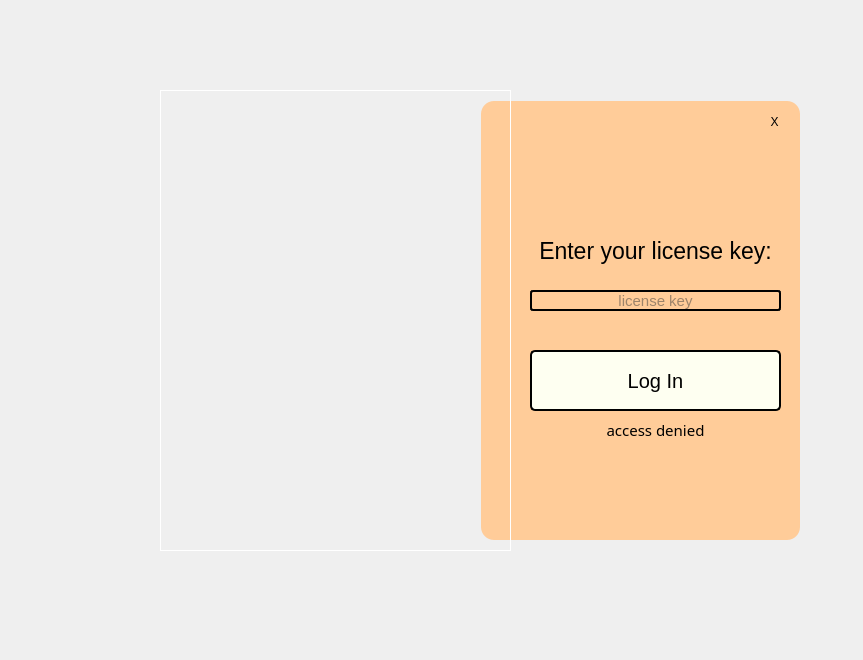
<?xml version="1.0" encoding="UTF-8"?>
<ui version="4.0">
 <class>Form</class>
 <widget class="QWidget" name="Form">
  <property name="geometry">
   <rect>
    <x>0</x>
    <y>0</y>
    <width>863</width>
    <height>660</height>
   </rect>
  </property>
  <property name="windowTitle">
   <string>Form</string>
  </property>
  <widget class="QWidget" name="widget" native="true">
   <property name="geometry">
    <rect>
     <x>70</x>
     <y>50</y>
     <width>771</width>
     <height>591</height>
    </rect>
   </property>
   <widget class="QLabel" name="left_back">
    <property name="geometry">
     <rect>
      <x>90</x>
      <y>40</y>
      <width>351</width>
      <height>461</height>
     </rect>
    </property>
    <property name="styleSheet">
     <string notr="true">border: 1px solid white;</string>
    </property>
    <property name="text">
     <string/>
    </property>
    <property name="pixmap">
     <pixmap>img/background-login.jpg</pixmap>
    </property>
    <property name="scaledContents">
     <bool>true</bool>
    </property>
   </widget>
   <widget class="QLabel" name="right_back">
    <property name="geometry">
     <rect>
      <x>410</x>
      <y>50</y>
      <width>321</width>
      <height>441</height>
     </rect>
    </property>
    <property name="font">
     <font>
      <pointsize>20</pointsize>
     </font>
    </property>
    <property name="styleSheet">
     <string notr="true">background-color: rgb(255, 204, 153);
border: 2px solid transparent;
border-radius: 14px;
</string>
    </property>
    <property name="text">
     <string/>
    </property>
   </widget>
   <widget class="QLabel" name="enter_your_label">
    <property name="geometry">
     <rect>
      <x>460</x>
      <y>160</y>
      <width>251</width>
      <height>81</height>
     </rect>
    </property>
    <property name="font">
     <font>
      <pointsize>17</pointsize>
      <italic>false</italic>
     </font>
    </property>
    <property name="text">
     <string>Enter your license key:</string>
    </property>
    <property name="alignment">
     <set>Qt::AlignCenter</set>
    </property>
   </widget>
   <widget class="QLineEdit" name="input_key">
    <property name="geometry">
     <rect>
      <x>460</x>
      <y>240</y>
      <width>251</width>
      <height>21</height>
     </rect>
    </property>
    <property name="font">
     <font>
      <pointsize>11</pointsize>
     </font>
    </property>
    <property name="mouseTracking">
     <bool>true</bool>
    </property>
    <property name="focusPolicy">
     <enum>Qt::ClickFocus</enum>
    </property>
    <property name="styleSheet">
     <string notr="true">background-color: transparent;
border: 2px solid black;
border-radius: 3px;
color: rgb(59, 59, 59);</string>
    </property>
    <property name="frame">
     <bool>false</bool>
    </property>
    <property name="alignment">
     <set>Qt::AlignCenter</set>
    </property>
    <property name="placeholderText">
     <string>license key</string>
    </property>
   </widget>
   <widget class="QPushButton" name="loginButton">
    <property name="geometry">
     <rect>
      <x>460</x>
      <y>300</y>
      <width>251</width>
      <height>61</height>
     </rect>
    </property>
    <property name="font">
     <font>
      <pointsize>15</pointsize>
     </font>
    </property>
    <property name="autoFillBackground">
     <bool>false</bool>
    </property>
    <property name="styleSheet">
     <string notr="true">QPushButton#loginButton {
	background-color: rgb(254, 255, 241);
	
	
	border: 2px solid black;
	border-radius: 5px;
}
QPushButton#loginButton:hover {
	background-color: rgb(255, 220, 185);
	border: 2px solid black;
	border-radius: 5px;
}
</string>
    </property>
    <property name="text">
     <string>Log In</string>
    </property>
   </widget>
   <widget class="QPushButton" name="exit_button">
    <property name="geometry">
     <rect>
      <x>694</x>
      <y>60</y>
      <width>21</width>
      <height>24</height>
     </rect>
    </property>
    <property name="styleSheet">
     <string notr="true">QPushButton#exit_button {
	border: 1px solid transparent;
	background-color: rgb(255, 204, 153);
}
QPushButton#exit_button:hover {
	background-color: rgba(255, 0, 0, 0.3);
}</string>
    </property>
    <property name="text">
     <string>X</string>
    </property>
   </widget>
   <widget class="QLabel" name="response_text">
    <property name="geometry">
     <rect>
      <x>460</x>
      <y>370</y>
      <width>251</width>
      <height>20</height>
     </rect>
    </property>
    <property name="font">
     <font>
      <family>Alef</family>
      <pointsize>11</pointsize>
     </font>
    </property>
    <property name="text">
     <string>access denied</string>
    </property>
    <property name="alignment">
     <set>Qt::AlignCenter</set>
    </property>
   </widget>
   <zorder>right_back</zorder>
   <zorder>left_back</zorder>
   <zorder>enter_your_label</zorder>
   <zorder>input_key</zorder>
   <zorder>loginButton</zorder>
   <zorder>exit_button</zorder>
   <zorder>response_text</zorder>
  </widget>
 </widget>
 <resources/>
 <connections/>
</ui>
